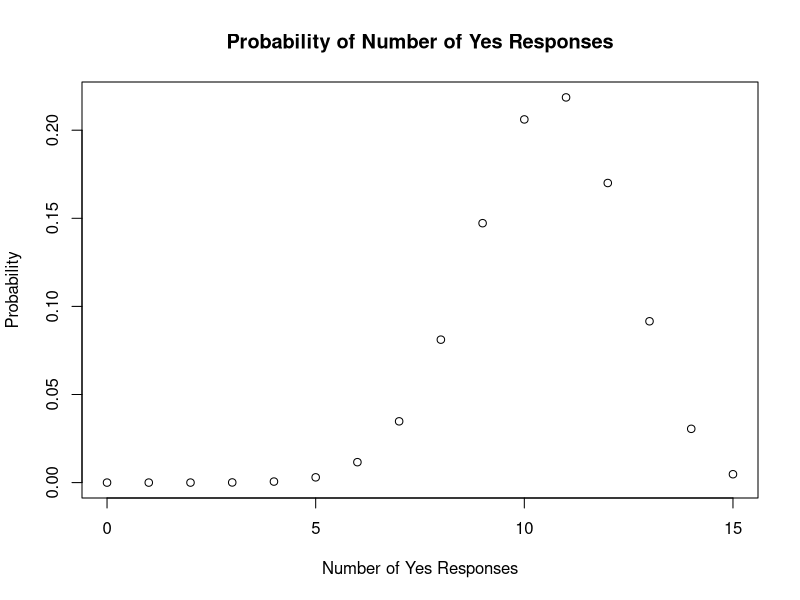
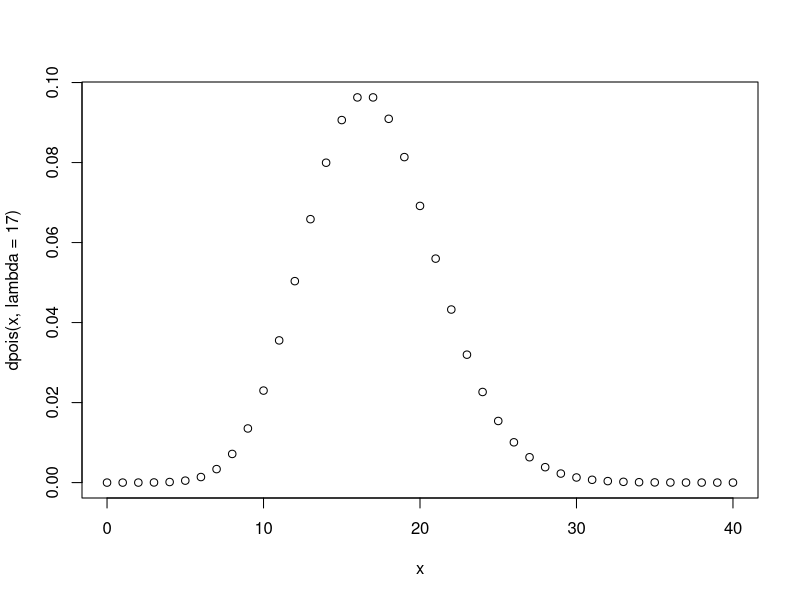
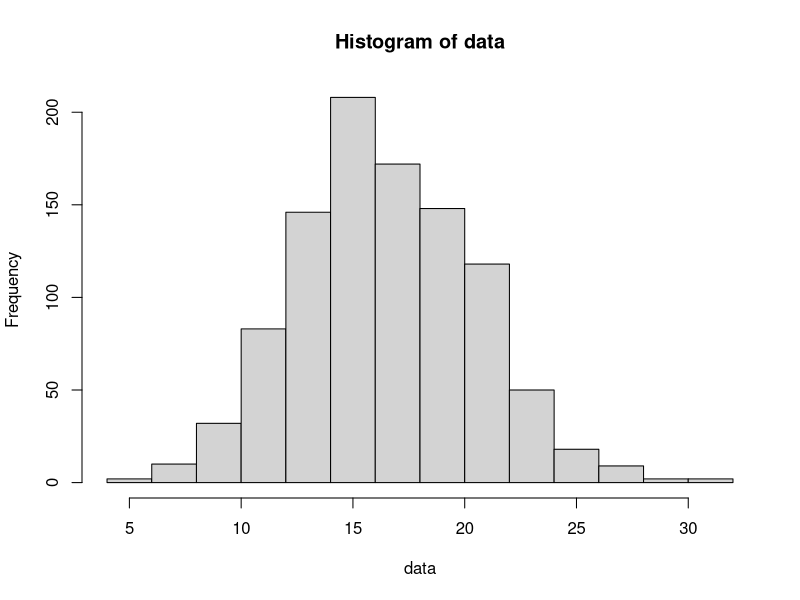
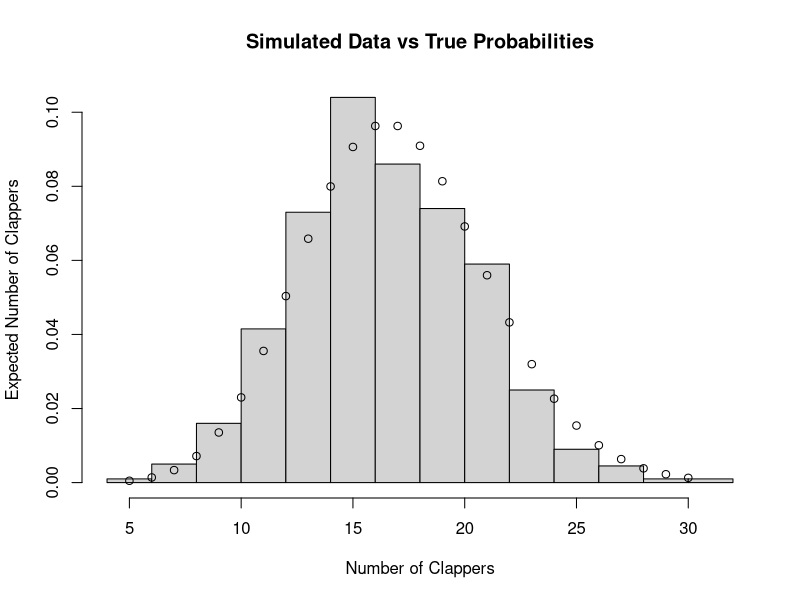

Write the R code that produced these figures, in order.
#We have n = 300 participants, and a probability of success p = 0.7. Therefore, our expected number of “yes” responses out of this group is:
n = 300
p = 0.7
n*p

#What is the variance of this random variable?
n*p*(1-p)

#Now let’s return our attention to the active focus group. Let’s suppose your group consists of 15 people. Then you will have as few as zero yes responses and as many as 15. Let’s plot the probability of each of the 16 possibilities.

x <- 0:15
plot(x, dbinom(x, size = 15, prob = 0.7),
     main = "Probability of Number of Yes Responses",
     xlab = "Number of Yes Responses",
     ylab = "Probability")
1


#simulate 1000 more focus groups
data <- rbinom(1000, size = 15, prob = 0.7)
mean(data)
var(data)

#Let’s look at a similar experiment using the Poisson distribution. Every lecture, on average, 17 students clap
#at the end of my lecture (no not really, the actual number is much much much closer to zero). Pretending
#that the number is actually 17, I would like to predict the number who will clap at the end of my next lecture
#so I can know how good I will feel on the way back to my office.
#Similar to above, let’s plot the probability of the number of clappers from 0 up to 50.

x <- 0:40
plot(x,dpois(x, lambda = 17))

#simulate 1000
data <- rpois(1000, lambda = 17)
mean(data)

var(data)

#plot
x <- c(5:30)
invisible(plot(hist(data), freq = FALSE,
               main = "Simulated Data vs True Probabilities",
               xlab = "Number of Clappers",
               ylab = "Expected Number of Clappers"))

#overlay points
points(x, dpois(x, lambda = 17))


#change1 - updated

#change2

#change3

#change4

#changefrombrowser

#changefrombrowser2

#changefrom VSCODE

#changefrom caroline

#change from Matt

#change from Candace

